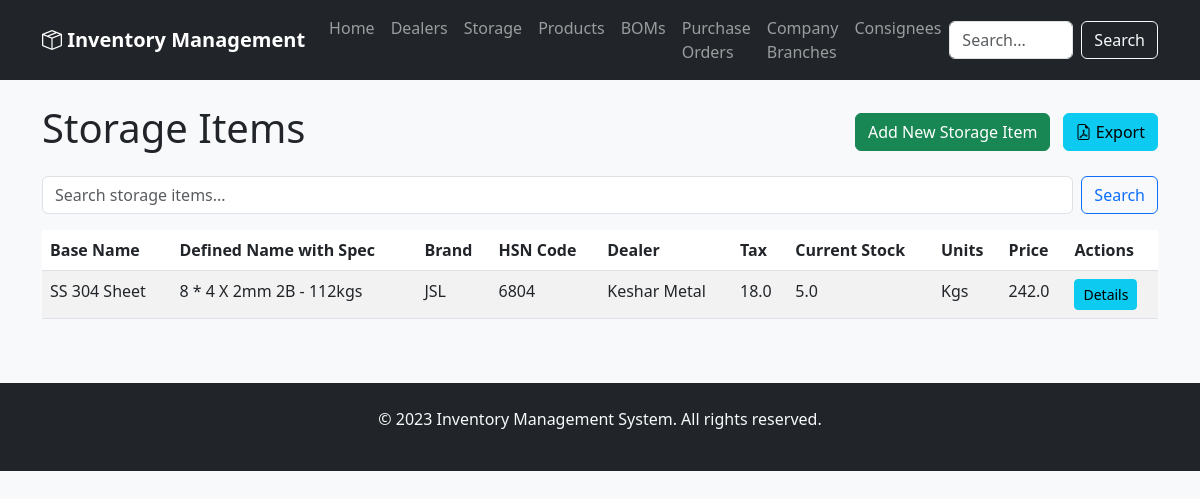
Page /storage on the earlier database version.
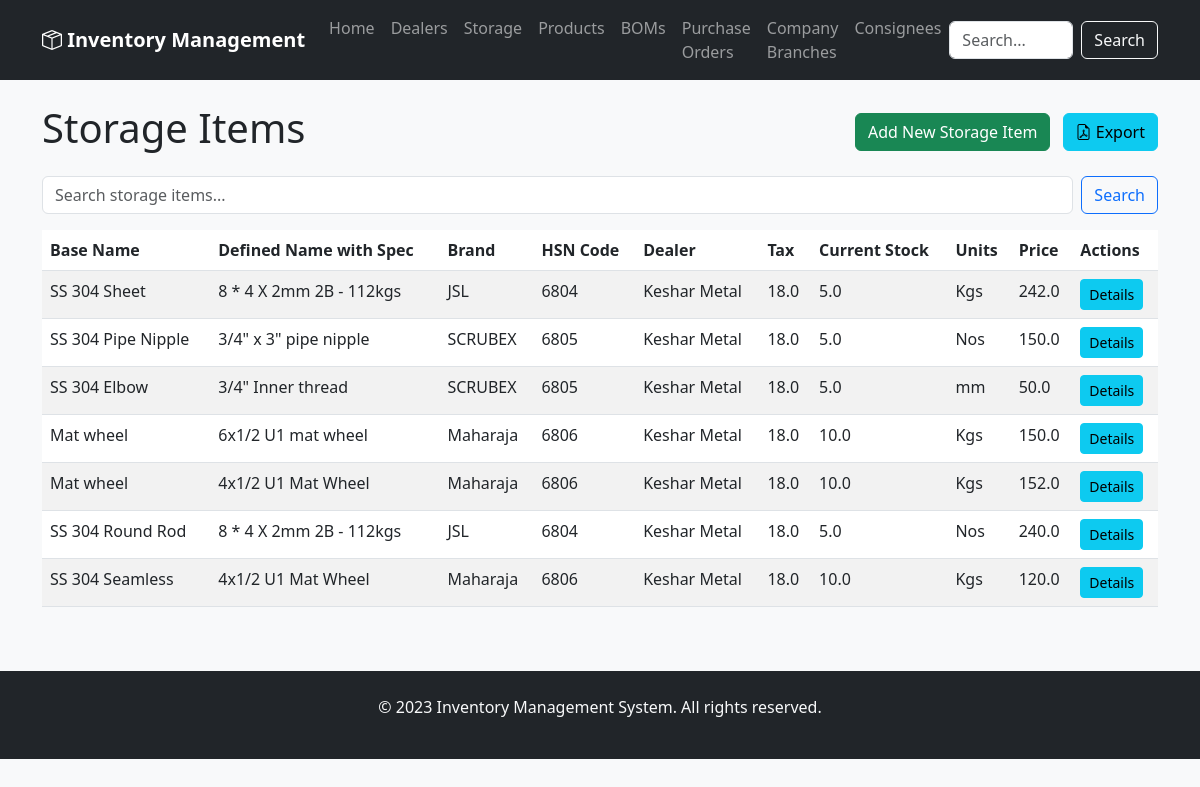
Same page on the later database version.
### app/models.py (models this page shows)
class Storage(Base):
    __tablename__ = 'storage'
    id = Column(Integer, primary_key=True)
    base_name = Column(String(128))
    defined_name_with_spec = Column(String(256))
    brand = Column(String(128))
    hsn_code = Column(String(32))
    dealer_id = Column(Integer, ForeignKey('dealer.id'))
    tax = Column(Float)
    price = Column(Float)
    current_stock = Column(Float)
    units = Column(String(32))
    created_at = Column(DateTime, default=datetime.now)  # Make sure this exists
    updated_at = Column(DateTime, default=datetime.now, onupdate=datetime.now)  # And this
    dealer = relationship('Dealer', back_populates='materials')
    product_materials = relationship('ProductMaterial', back_populates='storage')
    bom_materials = relationship('BOMMaterial', back_populates='storage')
    supply_items = relationship('BOMSupplyItem', back_populates='storage')
    po_items = relationship('PurchaseOrderItem', back_populates='material')

class Dealer(Base):
    __tablename__ = 'dealer'
    id = Column(Integer, primary_key=True)
    name = Column(String(120), nullable=False)
    address = Column(String(250))
    city = Column(String(100))
    state = Column(String(100))
    country = Column(String(100))
    pincode = Column(String(20))
    telephone = Column(String(50))
    mobile = Column(String(50))
    email = Column(String(120))
    gst_no = Column(String(50))
    bank_name = Column(String(100))
    account_no = Column(String(100))
    ifsc_code = Column(String(50))
    materials = relationship('Storage', back_populates='dealer', lazy='dynamic')

### app/routers/storage.py (the view)
@router.get("", response_class=HTMLResponse)
async def list_storage(request: Request, db: Session = Depends(get_db)):
    try:
        search_query = request.query_params.get('q', '').strip()
        if search_query:
            storages = db.query(models.Storage).filter(
                models.Storage.base_name.ilike(f'%{search_query}%') |
                models.Storage.defined_name_with_spec.ilike(f'%{search_query}%') |
                models.Storage.brand.ilike(f'%{search_query}%')
            ).all()
        else:
            storages = db.query(models.Storage).all()
        return templates.TemplateResponse("list_storage.html", {
            "request": request,
            "storages": storages,
            "search_query": search_query
        })
    except Exception as e:
        print(f"Error in list_storage: {e}")
        return templates.TemplateResponse("error.html", {
            "request": request,
            "status_code": 500,
            "detail": f"Error loading storage items: {str(e)}"
        })

### app/templates/list_storage.html (shortened to what this page needs)
{% extends "base.html" %}
{% block content %}
<div class="d-flex justify-content-between align-items-center mb-3">
    <h1>Storage Items</h1>
    <div>
        <a href="/storage/add" class="btn btn-success me-2">Add New Storage Item</a>
        <a href="/storage/export" class="btn btn-info">
            <i class="bi bi-file-earmark-pdf"></i> Export
        </a>
    </div>
</div>
<form class="d-flex mb-3" method="GET" action="/storage">
    <input class="form-control me-2" type="search" placeholder="Search storage items..." name="q" value="{{ search_query }}">
    <button class="btn btn-outline-primary" type="submit">Search</button>
</form>
<div class="table-responsive">
    <table class="table table-striped">
        <thead>
            <tr>
                <th>Base Name</th>
                <th>Defined Name with Spec</th>
                <th>Brand</th>
                <th>HSN Code</th>
                <th>Dealer</th>
                <th>Tax</th>
                <th>Current Stock</th>
                <th>Units</th>
                <th>Price</th>
                <th>Actions</th>
            </tr>
        </thead>
        <tbody>
            {% for storage in storages %}
            <tr>
                <td>{{ storage.base_name }}</td>
                <td>{{ storage.defined_name_with_spec }}</td>
                <td>{{ storage.brand }}</td>
                <td>{{ storage.hsn_code }}</td>
                <td>{{ storage.dealer.name if storage.dealer else 'N/A' }}</td>
                <td>{{ storage.tax }}</td>
                <td>{{ storage.current_stock }}</td>
                <td>{{ storage.units }}</td>
                <td>{{ storage.price }}</td>
                <td>
                    <a href="/storage/details/{{ storage.id }}" class="btn btn-sm btn-info">Details</a>
                </td>
            </tr>
            {% else %}
            <tr>
                <td colspan="8" class="text-center">No storage items found.</td>
            </tr>
            {% endfor %}
        </tbody>
    </table>
</div>
{% endblock %}

### app/templates/base.html (shortened to what this page needs)
<!DOCTYPE html>
<html lang="en">
<head>
    <link href="https://cdn.jsdelivr.net/npm/bootstrap@5.3.0/dist/css/bootstrap.min.css" rel="stylesheet">
    <link rel="stylesheet" href="https://cdn.jsdelivr.net/npm/bootstrap-icons@1.10.0/font/bootstrap-icons.css">
    <link href="/static/css/style.css" rel="stylesheet">
</head>
<body>
    <nav class="navbar navbar-expand-lg navbar-dark bg-dark">
        <div class="container">
            <a class="navbar-brand" href="{{ url_for('root') }}">
                <i class="bi bi-box-seam"></i> Inventory Management
            </a>
            <div class="collapse navbar-collapse" id="navbarNav">
                <ul class="navbar-nav me-auto">
                    <li class="nav-item">
                        <a class="nav-link" href="/">Home</a>
                    </li>
                    <li class="nav-item">
                        <a class="nav-link" href="/dealers">Dealers</a>
                    </li>
                    <li class="nav-item">
                        <a class="nav-link" href="/storage">Storage</a>
                    </li>
                    <li class="nav-item">
                        <a class="nav-link" href="/products">Products</a>
                    </li>
                    <li class="nav-item">
                        <a class="nav-link" href="/boms">BOMs</a>
                    </li>
                    <li class="nav-item">
                        <a class="nav-link" href="/purchase_orders">Purchase Orders</a>
                    </li>
                    <li class="nav-item">
                        <a class="nav-link" href="company_branches">Company Branches</a>
                    </li>
                    <li class="nav-item">
                        <a class="nav-link" href="/consignees">Consignees</a>
                    </li>
                </ul>
                <form class="d-flex" action="/search" method="GET">
                    <input class="form-control me-2" type="search" placeholder="Search..." name="q">
                    <button class="btn btn-outline-light" type="submit">Search</button>
                </form>
            </div>
        </div>
    </nav>
    <div class="container mt-4">
        {% block content %}{% endblock %}
    </div>
    <footer class="bg-dark text-light mt-5 py-4">
        <div class="container text-center">
            <p>&copy; 2023 Inventory Management System. All rights reserved.</p>
        </div>
    </footer>
</body>
</html>

### app/static/css/style.css (style rules this page uses)
body { background-color: #f8f9fa; }
.navbar-brand { font-weight: bold; }

Differences in the rows shown:
added Storage: base_name "SS 304 Pipe Nipple", defined_name_with_spec "3/4\" x 3\" pipe nipple", brand "SCRUBEX", hsn_code "6805", dealer "Keshar Metal", tax "18.0", current_stock "5.0", units "Nos", price "150.0"
added Storage: base_name "SS 304 Elbow", defined_name_with_spec "3/4\" Inner thread", brand "SCRUBEX", hsn_code "6805", dealer "Keshar Metal", tax "18.0", current_stock "5.0", units "mm", price "50.0"
added Storage: base_name "Mat wheel", defined_name_with_spec "6x1/2 U1 mat wheel", brand "Maharaja", hsn_code "6806", dealer "Keshar Metal", tax "18.0", current_stock "10.0", units "Kgs", price "150.0"
added Storage: base_name "Mat wheel", defined_name_with_spec "4x1/2 U1 Mat Wheel", brand "Maharaja", hsn_code "6806", dealer "Keshar Metal", tax "18.0", current_stock "10.0", units "Kgs", price "152.0"
added Storage: base_name "SS 304 Round Rod", defined_name_with_spec "8 * 4 X 2mm 2B - 112kgs", brand "JSL", hsn_code "6804", dealer "Keshar Metal", tax "18.0", current_stock "5.0", units "Nos", price "240.0"
added Storage: base_name "SS 304 Seamless", defined_name_with_spec "4x1/2 U1 Mat Wheel", brand "Maharaja", hsn_code "6806", dealer "Keshar Metal", tax "18.0", current_stock "10.0", units "Kgs", price "120.0"
